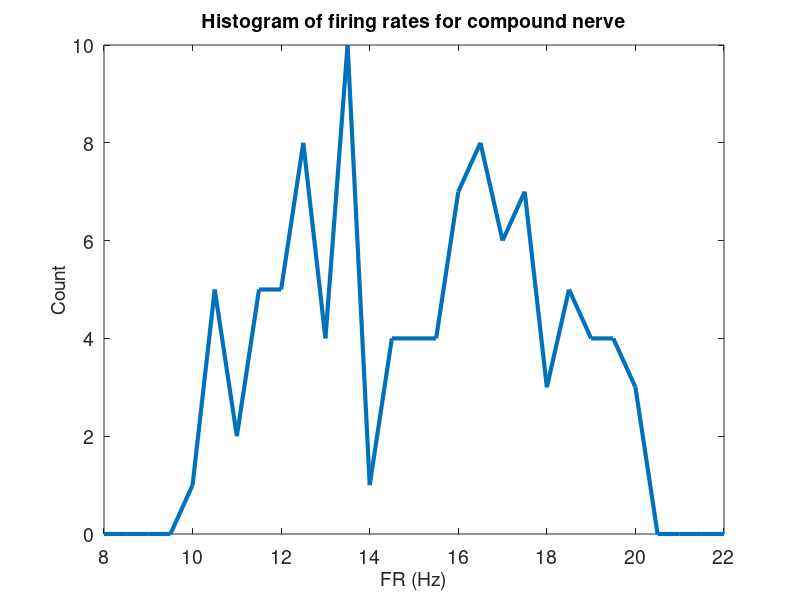

MATLAB code for this plot:
Fvalues = 10 + (20-10).*rand(100,1);

bincentres = 8:0.5:22;
Fvalues_hist = hist(Fvalues(1:100),bincentres);
figure
plot(bincentres,Fvalues_hist,'LineWidth',3)
set(gca,'FontSize',14)
xlabel('FR (Hz)','FontSize',14)
ylabel('Count','FontSize',14)
title('Histogram of firing rates for compound nerve','FontSize',14)

save('Fvalues.mat','Fvalues')